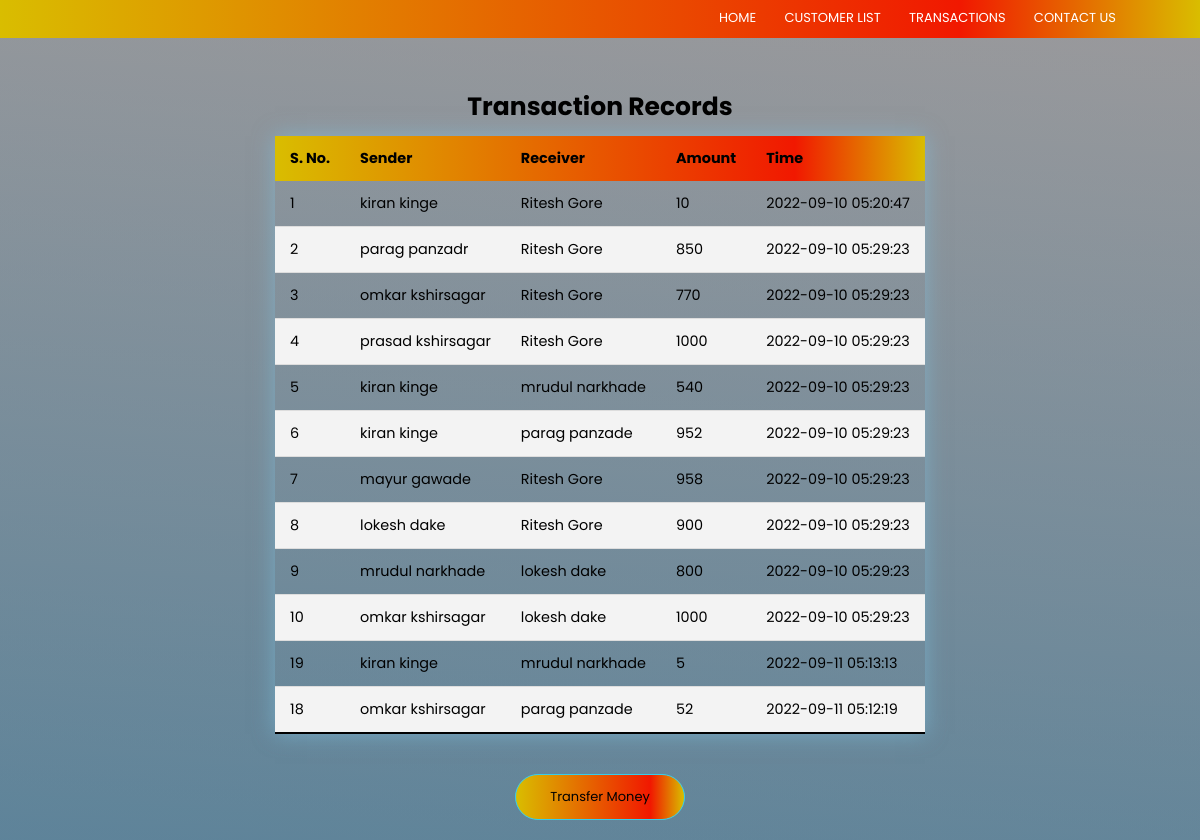
Screenshot of /transactions.php with the database file from the repository.
### tables this page shows
CREATE TABLE `transactions` (
  `Sno` int(5) NOT NULL,
  `Name1` varchar(30) NOT NULL,
  `Name2` varchar(30) NOT NULL,
  `Amount` int(10) NOT NULL,
  `Time` timestamp NOT NULL DEFAULT current_timestamp()
);

### transactions.php (the view, shortened to what this page needs)
<html>
<head>
    <link rel="stylesheet" href="css/style.css">
    <link rel="stylesheet" href="https://maxcdn.bootstrapcdn.com/font-awesome/4.4.0/css/font-awesome.min.css">
</head>
<body>
    <section class="customer-head">
        <nav>
            <div class="nav-links" id="navLinks">
                <ul>
                    <li><a href="index.html">HOME</a></li>
                    <li><a href="index.php">CUSTOMER LIST</a></li>
                    <li><a href="http://localhost:3000/trans.php">TRANSACTIONS</a></li>
                    <li><a href="contact.html">CONTACT US</a></li>
                </ul>
                </div>
        </nav>
    </section>
<div>
<?php
    $username = "root";
    $password = "";
    $database = "tsf_database";
    $mysqli = new mysqli("localhost", $username, $password, $database);
    $query = "SELECT * FROM transactions";
    echo '<table>
        <caption><b> Transaction Records </b></caption>
        <thead>
        <tr>
            <th> <font face="Arial">S. No.</font> </th>
            <th> <font face="Arial">Sender</font> </th>
            <th> <font face="Arial">Receiver</font> </th>
            <th> <font face="Arial">Amount</font> </th>
            <th> <font face="Arial">Time</font> </th>
        </tr>
        </thead>';
    echo '<tbody>';
    if ($result = $mysqli->query($query)) {
        while ($row = $result->fetch_assoc()) {
            $field1name = $row["Sno"];
            $field2name = $row["Name1"];
            $field3name = $row["Name2"];
            $field4name = $row["Amount"];
            $field5name = $row["Time"];
            echo '<tr>';
            echo '<td>'.$field1name.'</td>';
            echo '<td>'.$field2name.'</td>';
            echo '<td>'.$field3name.'</td>';
            echo '<td>'.$field4name.'</td>';
            echo '<td>'.$field5name.'</td>';
            echo '</tr>';
        }
        echo '</tbody>';
    }
    echo '</table>';
?>
</div>
<div style="display : block; text-align : center; margin : auto auto 20px auto">
    <a href="transfer.php" class="h-button">Transfer Money</a>
</div>
</body>
</html>

### css/style.css (style rules this page uses)
* { margin: 0; padding : 0; font-family: 'Poppins', sans-serif; scroll-behavior: smooth; }
nav { display: flex; padding: 0 6%; justify-content: space-between; align-items: center; }
.nav-links { flex: 1; text-align: right; }
.nav-links ul li { list-style: none; display: inline-block; padding: 8px 12px; position: relative; }
.nav-links ul li a { color: white; text-decoration: none; font-size: 13px; }
.nav-links ul li::after { content: ''; width: 0%; height: 2px; background : rgb(33,123,201); display: block; margin: auto; transition: 0.5s; }
.customer-head { background-color: rgb(143, 183, 248); background-image: linear-gradient( to right, #d9bd00 0%, #f11800 80%, #d9bd00 100% ); width: 100%; position: relative; }
table { border-collapse: collapse; margin: 40px auto; font-size: 0.9em; font-family: sans-serif; min-width: 400px; box-shadow: 0 0 20px rgba(129, 203, 235, 0.503); }
caption { padding: 10px 5px; font-size: 25px; }
thead tr { background-color: rgb(110 154 227); background-image: linear-gradient( to right, #d9bd00 0%, #f11800 80%, #d9bd00 100% ); color: #000000; text-align: left; }
th, td { padding: 12px 15px; }
tbody tr { border-bottom: 1px solid #dddddd; }
tbody tr:nth-of-type(even) { background-color: #f3f3f3; }
tbody tr:last-of-type { border-bottom: 2px solid rgb(0, 0, 0); }
.h-button { display: inline-block; text-decoration: none; border: 1px solid rgb(54, 204, 234);; padding: 12px 34px; font-size: 13px; cursor: pointer; color: rgb(0, 0, 0); background-color: rgb(123, 235, 237); background-image: linear-gradient( to right, #d9bd00 0%, #f11800 80%, #d9bd00 100% ); border-radius: 5ch; }

### transactions.php (style rules this page uses)
body { background-image:linear-gradient(rgba(4,9,30,0.4),rgba(4,9,30,0.4)),url('../img/a.svg'); background-color: #cccccc; }

### rows the page displays
transactions: Sno "1", Name1 "kiran kinge", Name2 "Ritesh Gore", Amount "10", Time "2022-09-10 05:20:47"
transactions: Sno "2", Name1 "parag panzadr", Name2 "Ritesh Gore", Amount "850", Time "2022-09-10 05:29:23"
transactions: Sno "3", Name1 "omkar kshirsagar", Name2 "Ritesh Gore", Amount "770", Time "2022-09-10 05:29:23"
transactions: Sno "4", Name1 "prasad kshirsagar", Name2 "Ritesh Gore", Amount "1000", Time "2022-09-10 05:29:23"
transactions: Sno "5", Name1 "kiran kinge", Name2 "mrudul narkhade", Amount "540", Time "2022-09-10 05:29:23"
transactions: Sno "6", Name1 "kiran kinge", Name2 "parag panzade", Amount "952", Time "2022-09-10 05:29:23"
transactions: Sno "7", Name1 "mayur gawade", Name2 "Ritesh Gore", Amount "958", Time "2022-09-10 05:29:23"
transactions: Sno "8", Name1 "lokesh dake", Name2 "Ritesh Gore", Amount "900", Time "2022-09-10 05:29:23"
transactions: Sno "9", Name1 "mrudul narkhade", Name2 "lokesh dake", Amount "800", Time "2022-09-10 05:29:23"
transactions: Sno "10", Name1 "omkar kshirsagar", Name2 "lokesh dake", Amount "1000", Time "2022-09-10 05:29:23"
transactions: Sno "19", Name1 "kiran kinge", Name2 "mrudul narkhade", Amount "5", Time "2022-09-11 05:13:13"
transactions: Sno "18", Name1 "omkar kshirsagar", Name2 "parag panzade", Amount "52", Time "2022-09-11 05:12:19"
